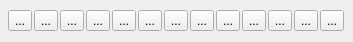
<?xml version="1.0" encoding="UTF-8"?>
<ui version="4.0">
 <class>QWoVncToolForm</class>
 <widget class="QWidget" name="QWoVncToolForm">
  <property name="geometry">
   <rect>
    <x>0</x>
    <y>0</y>
    <width>353</width>
    <height>42</height>
   </rect>
  </property>
  <property name="windowTitle">
   <string>Form</string>
  </property>
  <layout class="QHBoxLayout" name="horizontalLayout">
   <property name="spacing">
    <number>0</number>
   </property>
   <property name="leftMargin">
    <number>6</number>
   </property>
   <property name="topMargin">
    <number>6</number>
   </property>
   <property name="rightMargin">
    <number>6</number>
   </property>
   <property name="bottomMargin">
    <number>6</number>
   </property>
   <item>
    <widget class="QToolButton" name="btnReturn">
     <property name="text">
      <string>...</string>
     </property>
     <property name="icon">
      <iconset resource="qwoterm.qrc">
       <normaloff>:/woterm/resource/skin/nail.png</normaloff>:/woterm/resource/skin/nail.png</iconset>
     </property>
     <property name="iconSize">
      <size>
       <width>24</width>
       <height>24</height>
      </size>
     </property>
    </widget>
   </item>
   <item>
    <widget class="QToolButton" name="btnFullScreen">
     <property name="text">
      <string>...</string>
     </property>
     <property name="icon">
      <iconset resource="qwoterm.qrc">
       <normaloff>:/woterm/resource/skin/fullscreen.png</normaloff>:/woterm/resource/skin/fullscreen.png</iconset>
     </property>
     <property name="iconSize">
      <size>
       <width>24</width>
       <height>24</height>
      </size>
     </property>
    </widget>
   </item>
   <item>
    <widget class="QToolButton" name="btnExitFull">
     <property name="text">
      <string>...</string>
     </property>
     <property name="icon">
      <iconset resource="qwoterm.qrc">
       <normaloff>:/woterm/resource/skin/exitfull.png</normaloff>:/woterm/resource/skin/exitfull.png</iconset>
     </property>
     <property name="iconSize">
      <size>
       <width>24</width>
       <height>24</height>
      </size>
     </property>
    </widget>
   </item>
   <item>
    <widget class="QToolButton" name="btnMinimize">
     <property name="text">
      <string>...</string>
     </property>
     <property name="icon">
      <iconset resource="qwoterm.qrc">
       <normaloff>:/woterm/resource/skin/minize2.png</normaloff>:/woterm/resource/skin/minize2.png</iconset>
     </property>
     <property name="iconSize">
      <size>
       <width>24</width>
       <height>24</height>
      </size>
     </property>
    </widget>
   </item>
   <item>
    <widget class="QToolButton" name="btnNextRatio">
     <property name="text">
      <string>...</string>
     </property>
     <property name="icon">
      <iconset resource="qwoterm.qrc">
       <normaloff>:/woterm/resource/skin/scroll.png</normaloff>:/woterm/resource/skin/scroll.png</iconset>
     </property>
     <property name="iconSize">
      <size>
       <width>24</width>
       <height>24</height>
      </size>
     </property>
    </widget>
   </item>
   <item>
    <widget class="QToolButton" name="btnQuality">
     <property name="text">
      <string>...</string>
     </property>
     <property name="icon">
      <iconset resource="qwoterm.qrc">
       <normaloff>:/woterm/resource/skin/signal.png</normaloff>:/woterm/resource/skin/signal.png</iconset>
     </property>
     <property name="iconSize">
      <size>
       <width>24</width>
       <height>24</height>
      </size>
     </property>
    </widget>
   </item>
   <item>
    <widget class="QToolButton" name="btnAudioOn">
     <property name="text">
      <string>...</string>
     </property>
     <property name="icon">
      <iconset resource="qwoterm.qrc">
       <normaloff>:/woterm/resource/skin/audio_on.png</normaloff>:/woterm/resource/skin/audio_on.png</iconset>
     </property>
     <property name="iconSize">
      <size>
       <width>24</width>
       <height>24</height>
      </size>
     </property>
    </widget>
   </item>
   <item>
    <widget class="QToolButton" name="btnAudioOff">
     <property name="text">
      <string>...</string>
     </property>
     <property name="icon">
      <iconset resource="qwoterm.qrc">
       <normaloff>:/woterm/resource/skin/audio_off.png</normaloff>:/woterm/resource/skin/audio_off.png</iconset>
     </property>
     <property name="iconSize">
      <size>
       <width>24</width>
       <height>24</height>
      </size>
     </property>
    </widget>
   </item>
   <item>
    <widget class="QToolButton" name="btnFtp">
     <property name="text">
      <string>...</string>
     </property>
     <property name="icon">
      <iconset resource="qwoterm.qrc">
       <normaloff>:/woterm/resource/skin/ftp.png</normaloff>:/woterm/resource/skin/ftp.png</iconset>
     </property>
     <property name="iconSize">
      <size>
       <width>24</width>
       <height>24</height>
      </size>
     </property>
    </widget>
   </item>
   <item>
    <widget class="QToolButton" name="btnLock">
     <property name="text">
      <string>...</string>
     </property>
     <property name="icon">
      <iconset resource="qwoterm.qrc">
       <normaloff>:/woterm/resource/skin/lock2.png</normaloff>:/woterm/resource/skin/lock2.png</iconset>
     </property>
     <property name="iconSize">
      <size>
       <width>24</width>
       <height>24</height>
      </size>
     </property>
    </widget>
   </item>
   <item>
    <widget class="QToolButton" name="btnBlack">
     <property name="text">
      <string>...</string>
     </property>
     <property name="icon">
      <iconset resource="qwoterm.qrc">
       <normaloff>:/woterm/resource/skin/wallpaper.png</normaloff>:/woterm/resource/skin/wallpaper.png</iconset>
     </property>
     <property name="iconSize">
      <size>
       <width>24</width>
       <height>24</height>
      </size>
     </property>
    </widget>
   </item>
   <item>
    <widget class="QToolButton" name="btnNextScreen">
     <property name="text">
      <string>...</string>
     </property>
     <property name="icon">
      <iconset resource="qwoterm.qrc">
       <normaloff>:/woterm/resource/skin/screen.png</normaloff>:/woterm/resource/skin/screen.png</iconset>
     </property>
     <property name="iconSize">
      <size>
       <width>24</width>
       <height>24</height>
      </size>
     </property>
    </widget>
   </item>
   <item>
    <widget class="QToolButton" name="btnClose">
     <property name="text">
      <string>...</string>
     </property>
     <property name="icon">
      <iconset resource="qwoterm.qrc">
       <normaloff>:/woterm/resource/skin/stop2.png</normaloff>:/woterm/resource/skin/stop2.png</iconset>
     </property>
     <property name="iconSize">
      <size>
       <width>24</width>
       <height>24</height>
      </size>
     </property>
    </widget>
   </item>
  </layout>
 </widget>
 <resources>
  <include location="qwoterm.qrc"/>
 </resources>
 <connections/>
</ui>
